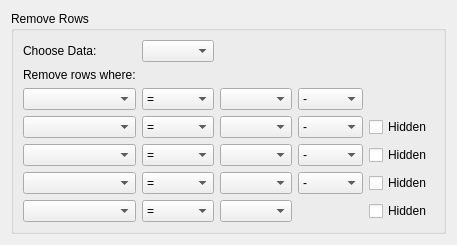
<?xml version="1.0" encoding="UTF-8"?>
<ui version="4.0">
 <class>Form</class>
 <widget class="QWidget" name="Form">
  <property name="geometry">
   <rect>
    <x>0</x>
    <y>0</y>
    <width>457</width>
    <height>232</height>
   </rect>
  </property>
  <property name="sizePolicy">
   <sizepolicy hsizetype="Ignored" vsizetype="Ignored">
    <horstretch>0</horstretch>
    <verstretch>0</verstretch>
   </sizepolicy>
  </property>
  <property name="windowTitle">
   <string>Form</string>
  </property>
  <layout class="QVBoxLayout" name="verticalLayout">
   <item>
    <widget class="QGroupBox" name="groupBox">
     <property name="title">
      <string>Remove Rows</string>
     </property>
     <layout class="QGridLayout" name="gridLayout">
      <item row="4" column="0">
       <layout class="QGridLayout" name="gridLayout_2">
        <item row="4" column="1">
         <widget class="QComboBox" name="colName_3"/>
        </item>
        <item row="3" column="1">
         <widget class="QComboBox" name="colName_2"/>
        </item>
        <item row="6" column="1">
         <widget class="QComboBox" name="colName_5"/>
        </item>
        <item row="4" column="3">
         <widget class="QComboBox" name="value_3"/>
        </item>
        <item row="2" column="1">
         <widget class="QComboBox" name="colName_1"/>
        </item>
        <item row="2" column="2">
         <widget class="QComboBox" name="operator_1">
          <item>
           <property name="text">
            <string>=</string>
           </property>
          </item>
          <item>
           <property name="text">
            <string>&gt;</string>
           </property>
          </item>
          <item>
           <property name="text">
            <string>&lt;</string>
           </property>
          </item>
          <item>
           <property name="text">
            <string>&gt;=</string>
           </property>
          </item>
          <item>
           <property name="text">
            <string>&lt;=</string>
           </property>
          </item>
         </widget>
        </item>
        <item row="3" column="4">
         <widget class="QComboBox" name="logic_2">
          <item>
           <property name="text">
            <string>-</string>
           </property>
          </item>
          <item>
           <property name="text">
            <string>and</string>
           </property>
          </item>
          <item>
           <property name="text">
            <string>or</string>
           </property>
          </item>
         </widget>
        </item>
        <item row="5" column="2">
         <widget class="QComboBox" name="operator_4">
          <item>
           <property name="text">
            <string>=</string>
           </property>
          </item>
          <item>
           <property name="text">
            <string>&gt;</string>
           </property>
          </item>
          <item>
           <property name="text">
            <string>&lt;</string>
           </property>
          </item>
          <item>
           <property name="text">
            <string>&gt;=</string>
           </property>
          </item>
          <item>
           <property name="text">
            <string>&lt;=</string>
           </property>
          </item>
         </widget>
        </item>
        <item row="2" column="3">
         <widget class="QComboBox" name="value_1"/>
        </item>
        <item row="3" column="3">
         <widget class="QComboBox" name="value_2"/>
        </item>
        <item row="4" column="2">
         <widget class="QComboBox" name="operator_3">
          <item>
           <property name="text">
            <string>=</string>
           </property>
          </item>
          <item>
           <property name="text">
            <string>&gt;</string>
           </property>
          </item>
          <item>
           <property name="text">
            <string>&lt;</string>
           </property>
          </item>
          <item>
           <property name="text">
            <string>&gt;=</string>
           </property>
          </item>
          <item>
           <property name="text">
            <string>&lt;=</string>
           </property>
          </item>
         </widget>
        </item>
        <item row="6" column="3">
         <widget class="QComboBox" name="value_5"/>
        </item>
        <item row="3" column="2">
         <widget class="QComboBox" name="operator_2">
          <item>
           <property name="text">
            <string>=</string>
           </property>
          </item>
          <item>
           <property name="text">
            <string>&gt;</string>
           </property>
          </item>
          <item>
           <property name="text">
            <string>&lt;</string>
           </property>
          </item>
          <item>
           <property name="text">
            <string>&gt;=</string>
           </property>
          </item>
          <item>
           <property name="text">
            <string>&lt;=</string>
           </property>
          </item>
         </widget>
        </item>
        <item row="5" column="1">
         <widget class="QComboBox" name="colName_4"/>
        </item>
        <item row="2" column="4">
         <widget class="QComboBox" name="logic_1">
          <item>
           <property name="text">
            <string>-</string>
           </property>
          </item>
          <item>
           <property name="text">
            <string>and</string>
           </property>
          </item>
          <item>
           <property name="text">
            <string>or</string>
           </property>
          </item>
         </widget>
        </item>
        <item row="0" column="2">
         <widget class="QComboBox" name="chooseData"/>
        </item>
        <item row="0" column="1">
         <widget class="QLabel" name="chooseDataLabel">
          <property name="text">
           <string>Choose Data:</string>
          </property>
         </widget>
        </item>
        <item row="1" column="1">
         <widget class="QLabel" name="remove_label">
          <property name="text">
           <string>Remove rows where:</string>
          </property>
         </widget>
        </item>
        <item row="5" column="4">
         <widget class="QComboBox" name="logic_4">
          <item>
           <property name="text">
            <string>-</string>
           </property>
          </item>
          <item>
           <property name="text">
            <string>and</string>
           </property>
          </item>
          <item>
           <property name="text">
            <string>or</string>
           </property>
          </item>
         </widget>
        </item>
        <item row="5" column="3">
         <widget class="QComboBox" name="value_4"/>
        </item>
        <item row="6" column="2">
         <widget class="QComboBox" name="operator_5">
          <item>
           <property name="text">
            <string>=</string>
           </property>
          </item>
          <item>
           <property name="text">
            <string>&gt;</string>
           </property>
          </item>
          <item>
           <property name="text">
            <string>&lt;</string>
           </property>
          </item>
          <item>
           <property name="text">
            <string>&gt;=</string>
           </property>
          </item>
          <item>
           <property name="text">
            <string>&lt;=</string>
           </property>
          </item>
         </widget>
        </item>
        <item row="4" column="4">
         <widget class="QComboBox" name="logic_3">
          <item>
           <property name="text">
            <string>-</string>
           </property>
          </item>
          <item>
           <property name="text">
            <string>and</string>
           </property>
          </item>
          <item>
           <property name="text">
            <string>or</string>
           </property>
          </item>
         </widget>
        </item>
        <item row="3" column="5">
         <widget class="QCheckBox" name="hidden_2">
          <property name="text">
           <string>Hidden</string>
          </property>
         </widget>
        </item>
        <item row="4" column="5">
         <widget class="QCheckBox" name="hidden_3">
          <property name="text">
           <string>Hidden</string>
          </property>
         </widget>
        </item>
        <item row="5" column="5">
         <widget class="QCheckBox" name="hidden_4">
          <property name="text">
           <string>Hidden</string>
          </property>
         </widget>
        </item>
        <item row="6" column="5">
         <widget class="QCheckBox" name="hidden_5">
          <property name="text">
           <string>Hidden</string>
          </property>
         </widget>
        </item>
       </layout>
      </item>
     </layout>
    </widget>
   </item>
  </layout>
 </widget>
 <resources/>
 <connections/>
</ui>
